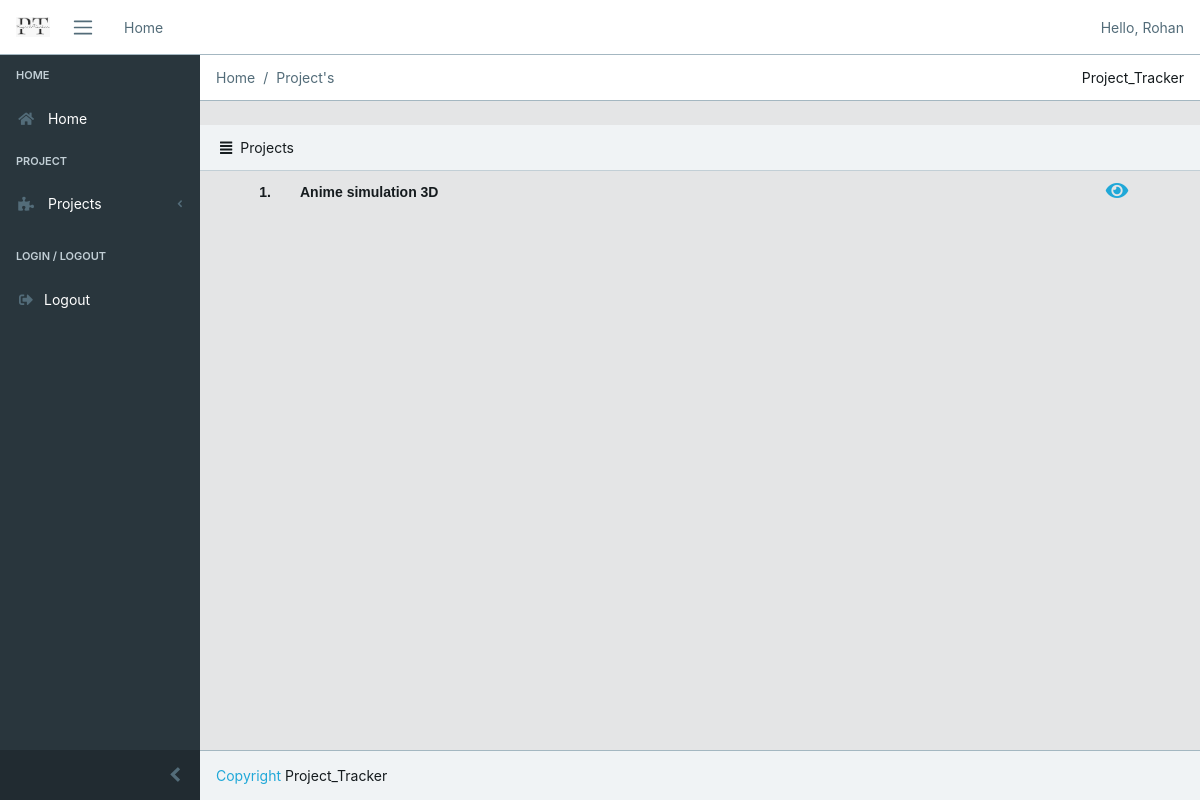
Page /account/10 (signed in) on the earlier database version.
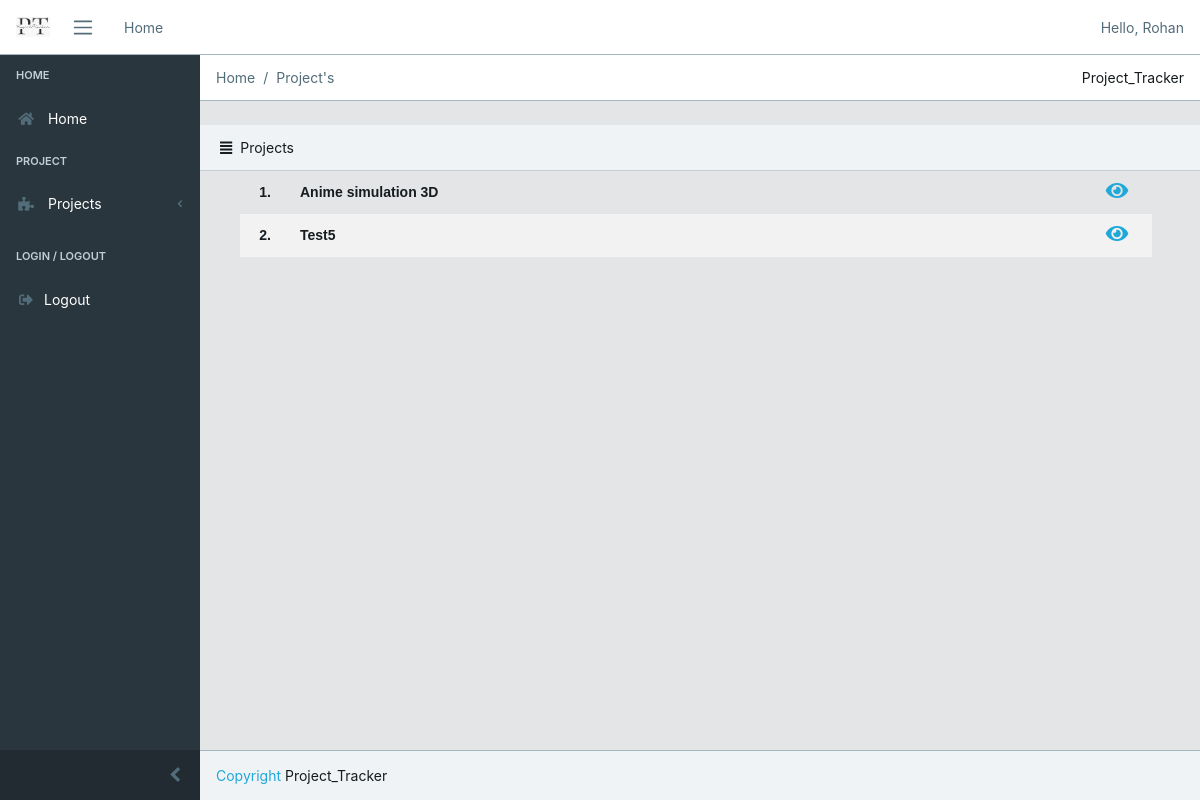
Same page on the later database version.
### project/models.py (models this page shows, shortened)
class Project(models.Model):
    name = models.CharField(max_length=80,default='NULL')
    efforts = models.IntegerField()
    dead_line = models.DateField()
    person= models.CharField(max_length=100,default='NULL')
    developer= models.CharField(max_length=100,default='NULL')
    complete_per = models.FloatField(max_length=2, validators = [MinValueValidator(0), MaxValueValidator(100)])
    description = models.TextField(blank=True)

### home/views.py (the view)
# urls.py: path('account/<str:id>',views.client,name='client'),
def client(request,id):
    if request.user.is_authenticated:
        client=User.objects.get(pk=id)
        project=Project.objects.filter(person=client.email)
        return render(request,'login_client.html',{'project':project,'client':client})
    else:
        return redirect('/login')

### templates/login_client.html (shortened to what this page needs)
{% extends 'base1.html' %}
{% block greeting %}
<li class="text-muted">Hello, {{ client.username }}</li>
{% endblock %}
{% block breadcrumb %}
<li class="breadcrumb-item active">Home</li>
<li class="breadcrumb-item active">Project's</li>
{% endblock breadcrumb%}
{% block content %}
<div class="card-header">
    <i class="fa fa-align-justify"></i>Projects
</div>
    <ol start="1">
    {% if project %}
  <table border=0 id='table1' align='left'>
    {% for i in project %}
    <tr id='tr1'>
      <td id='td1' width='50px' >
        {{forloop.counter}}.
      </td>
    <td id='td1' style='text-align: left;'>
    {{ i.name }}
    </td>
    <td id='td1' width='70px' align='center'>
      <a href="{% url 'project' i.id %}"><i class="fa fa-eye" style='cursor: pointer;font-size:20px'></i></a>
    </td>
    </tr>
    {%endfor%}
  </table>
  {% else %}
    <h4 class = 'text-center alert alert-warning'>No records to show</h4>
    {% endif %}
</ol>
{% endblock %}

Differences in the rows shown:
added Project: name "Test5"
